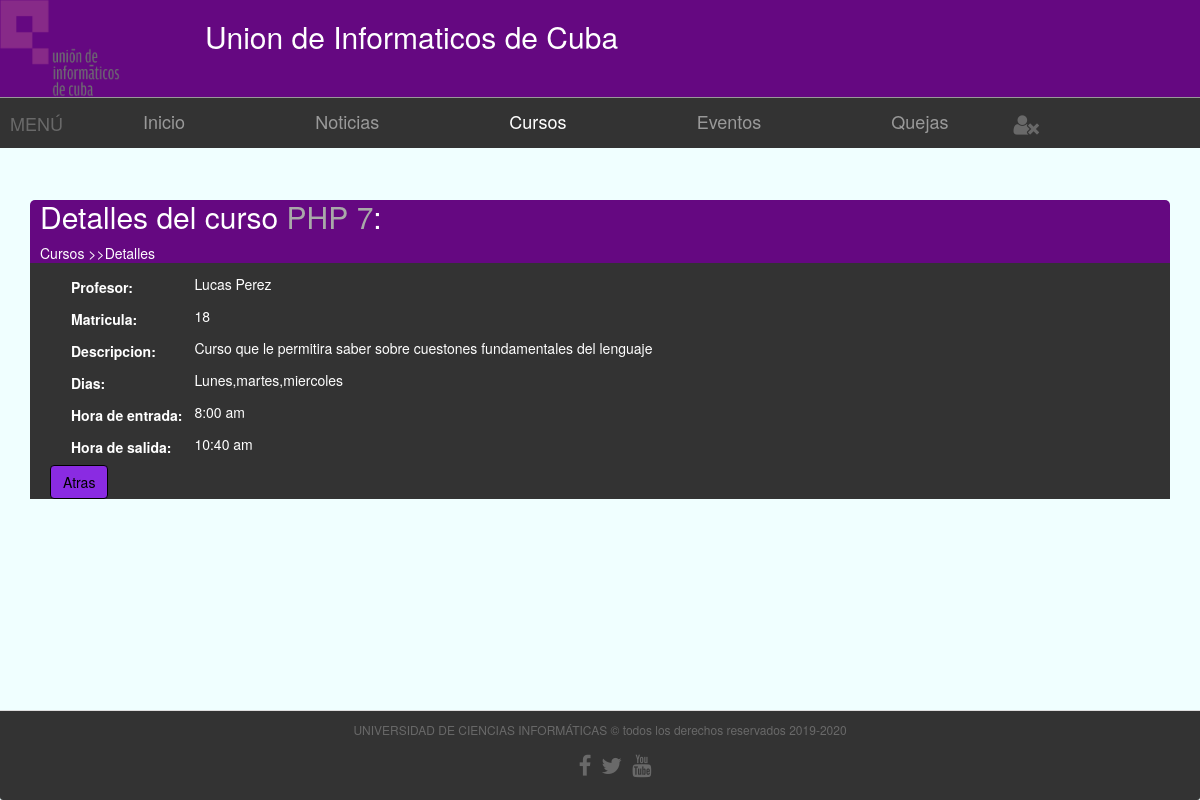
The app's page /vista/plantilla.php?opcion=6&tipo_contenido=curso&id_curso=5 with its own data.
### tables this page shows
CREATE TABLE `cursos` (
  `tema` varchar(25) NOT NULL,
  `profesor` varchar(20) NOT NULL,
  `matricula` int(11) NOT NULL,
  `descripcion` text NOT NULL,
  `id_curso` int(11) NOT NULL,
  `frecuencia` varchar(25) NOT NULL,
  `hora_entrada` time NOT NULL,
  `hora_salida` time NOT NULL
);

### Modelo/CM_curso.php (called while the page is built, shortened)
<?php
include_once 'Conexion.php';
class Curso {
    function __construct() {
        $a = func_get_args();
        $i = func_num_args();
    }
    function obtenerCursoDetalles($id_curso) {
        $conexion = new Conexion();
        $sql = "SELECT * FROM cursos where id_curso='$id_curso'";
        $resultados = $conexion->devolverResultados($sql);
        return $resultados;
    }
}

### Modelo/Conexion.php (called while the page is built, shortened)
<?php
class Conexion {
    private $conexion;
    function __construct() {
        try {
            $this->conexion = new PDO("mysql:host=localhost;dbname=uic", "root", "");
            $this->conexion->setAttribute(PDO::ATTR_ERRMODE, PDO::ERRMODE_EXCEPTION);
            $this->conexion->exec("SET CHARACTER SET utf8");
            return $this->conexion;
        } catch (Exception $ex) {
            die("Error: " . $ex->getMessage());
        }
    }
      public function devolverResultados($sql) {
        $objeto = $this->conexion->query($sql);
        while ($registros = $objeto->fetch()) {
            $personas[] = $registros;
        }
        if (isset($personas)) {
            return $personas;
       } else {
           return $registros;
       }
    }
}

### Vista/paginas/subpaginas/S_detalles.php (the view, shortened to what this page needs)
<!DOCTYPE html>
<?php
if ($tipo_contenido == "usuario") {
    include_once '../modelo/CM_usuario.php';
    $obj = new Usuario();
    $usuario = $obj->obtenerUsuarioDetalle($id_usuario);
    ?>
    <div class="contenedor_noticias_comentarios_quejas">
        <div>
            <header class="comentarios_quejas">
                <h2>Detalles de <span style="color: darkgray"><?php echo $usuario[0]["usuario"] ?></span>:</h2>
                <div style="text-align: start">Usuarios >>Detalles </div>
            </header>
            <div class="container-fluid  comentYquejas" style="">
                <table style="margin-left: 40px">
                    <tr>
                        <td><label>Nombre:</label></td>
                        <td><p><?php echo $usuario[0]["nombre"]; ?></p></td>
                    </tr>
                    <tr>
                        <td><label>CI:</label></td>
                        <td><p><?php echo $usuario[0]["ci"]; ?></p></td>
                    </tr>
                    <tr>
                        <td><label>Direccion:</label></td>
                        <td><p><?php echo $usuario[0]["direccion"]; ?></p></td>
                    </tr><tr>
                        <td><label>Correo:</label></td>
                        <td><p><?php echo $usuario[0]["correo"]; ?></p></td>
                    </tr>
                    <tr>
                        <td><label>Centro:</label></td>
                        <td><p><?php echo $usuario[0]["centro"]; ?></p></td>
                    </tr>
                    <tr>
                        <td><label>Telefono:</label></td>
                        <td><p><?php echo $usuario[0]["telefono"]; ?></p></td>
                    </tr>
                </table>
                <div class="text-left" style="margin-left: 20px;">
                    <a href="?opcion=7" class="btn btn-primary"> Atras </a>
                </div>
            </div>
        </div>
    </div>
    <?php
} else if ($tipo_contenido == "curso") {
    include_once '../modelo/CM_curso.php';
    $obj = new Curso();
    $curso = $obj->obtenerCursoDetalles($id_curso);
    ?>
    <div class="contenedor_noticias_comentarios_quejas">
        <div>
            <header class="comentarios_quejas">
                <h2>Detalles del curso <span style="color: darkgray"><?php echo $curso[0]["tema"] ?></span>:</h2>
                <div style="text-align: start">Cursos >>Detalles </div>
            </header>
            <div class="container-fluid  comentYquejas" style="">
                <table style="margin-left: 40px">
                    <tr>
                        <td><label>Profesor:</label></td>
                        <td><p><?php echo $curso[0]["profesor"]; ?></p></td>
                    </tr>
                    <tr>
                        <td><label>Matricula:</label></td>
                        <td><p><?php echo $curso[0]["matricula"]; ?></p></td>
                    </tr>
                    <tr>
                        <td><label>Descripcion:</label></td>
                        <td><p><?php echo $curso[0]["descripcion"]; ?></p></td>
                    </tr><tr>
                        <td><label>Dias:</label></td>
                        <td><p><?php echo $curso[0]["frecuencia"]; ?></p></td>
                    </tr>
                    <tr>
                        <td><label>Hora de entrada:</label></td>
                        <td><p><?php echo date("g:i a", strtotime($curso[0]["hora_entrada"])); ?></p></td>
                    </tr>
                    <tr>
                        <td><label>Hora de salida:</label></td>
                        <td><p><?php echo date("g:i a", strtotime($curso[0]["hora_salida"])); ?></p></td>
                    </tr>
                </table>
                <div class="text-left" style="margin-left: 20px;">
                    <a href="?opcion=2" class="btn btn-primary"> Atras </a>
                </div>
            </div>
        </div>
    </div>
    <?php
} else if ($tipo_contenido == "noticia_comentario") {
    include_once '../Modelo/CM_comentario.php';
    $obj = new Comentario();
    $comentarios = $obj->obtenerComentariosDeUnaNoticia($id_noticia);
    if ($comentarios!=false) {
        ?>
        <?php
        foreach ($comentarios as $c) {
            ?>
            <div class="contenedor_noticias_comentarios_quejas">
                <div>
                    <header class="comentarios_quejas">
                        <a href="" class="enlace">
                            <i class=" fa fa-user icono_user" aria-hidden="true"></i><br>
                            <label><?php echo $c["usuario"] ?></label>
                        </a>
                        <div class="fecha_flex">
                            Noticias >>Comentarios
                        <div class="fecha_noticia">
                            <span>Publicado :</span>
                            <time><?php echo $c["fecha"] ?></time>
                        </div>
</div>
                    </header>
                    <div class="container-fluid  comentYquejas" style="">
                        <p>
            <?php echo $c["descripcion"] ?>
                        </p>
<?php
   if(isset($_SESSION["usuario"])){
?>
                        <div class="botones_comentarios_quejas">
                            <?php
                            if($_SESSION["id_usuario"]==$c["id_usuario"]){
                            ?>
                            <a href="?opcion=11&tipo_contenido=noticia_comentario_modificar&id_comentario=<?php echo $c["id_comentario"] ?>" class="btn btn-primary">Modificar</a>
                           <?php
                            }
                            if($_SESSION["id_usuario"]==$c["id_usuario"] ){
                           ?>
                            <a href="../Controlador/CC_comentarios.php?id_comentario=<?php echo $c["id_comentario"] ?>&opcion=6&tipo_contenido=comentario&id_noticia=<?php echo $id_noticia ?>&accion=eliminar"class="btn btn-danger">Eliminar</a>
                        <?php } ?>
                        </div>
<?php
   }
?>
                    </div>
                </div>
            </div>
            <?php
        }
        ?>
    <?php } else { ?>
<div class="contenedor_noticias_comentarios_quejas ">
    <div><h2>Comentarios</h2></div>
    <div class="fecha_flex">
        <div>Noticias >>Comentarios</div>
        <div class="fecha_noticia">
            <span>Fecha :</span>
             <time><?php echo date("y-m-d") ?></time></div>
    </div>
</div>
        <h2>Esta noticia no tiene comentarios</h2>
    <?php } ?>
<?php if(isset($_SESSION["usuario"])){ ?>
    <div class="adicionar">
        <a href="?opcion=12&tipo_contenido=noticia_comentario_adicionar&id_noticia=<?php echo $id_noticia?>" id="adicionar">
            <i class=" fa fa-plus" aria-hidden="true"></i>
        </a>
        <label style="font-size: 1rem;">Adicionar</label>
<?php
if($_SESSION["usuario"]!="ADMINISTRADOR"){
?>
        <a href="?opcion=12&tipo_contenido=noticia_queja&anterior=Noticias >>Comentarios&id_noticia=<?php echo $id_noticia?>" class="btn btn-primary" id="boton_quejas">
            Quejarse
        </a>
        <?php
}
        ?>
    </div>
        <?php } ?>
         <div class="salir">
         <a href="?opcion=1" class="btn btn-primary"> Atras </a>
    </div>
<?php } ?>

### Vista/css/miEstilo.css (style rules this page uses)
html { font-size: 15px; }
body { background-color: azure; }
.contenedor_noticias_comentarios_quejas { background-color: #650881; color: #fff; border-radius: 5px; margin-top: 15px; }
.contenedor_noticias_comentarios_quejas .comentarios_quejas { padding-left: 10px; }
.comentYquejas { background-color: #333; padding-top: 10px; }
.comentYquejas p { margin-left: 10px; margin-right: 10px; text-align: justify; }
.btn-primary { color: black; background-color: blueviolet; border-color: #357ebd; border-color: black; }

### records on screen
cursos: tema "PHP 7", profesor "Lucas Perez", matricula "18", descripcion "Curso que le permitira saber sobre cuestones fundamentales del lenguaje", frecuencia "Lunes,martes,miercoles", hora_entrada "8:00 am", hora_salida "10:40 am"
